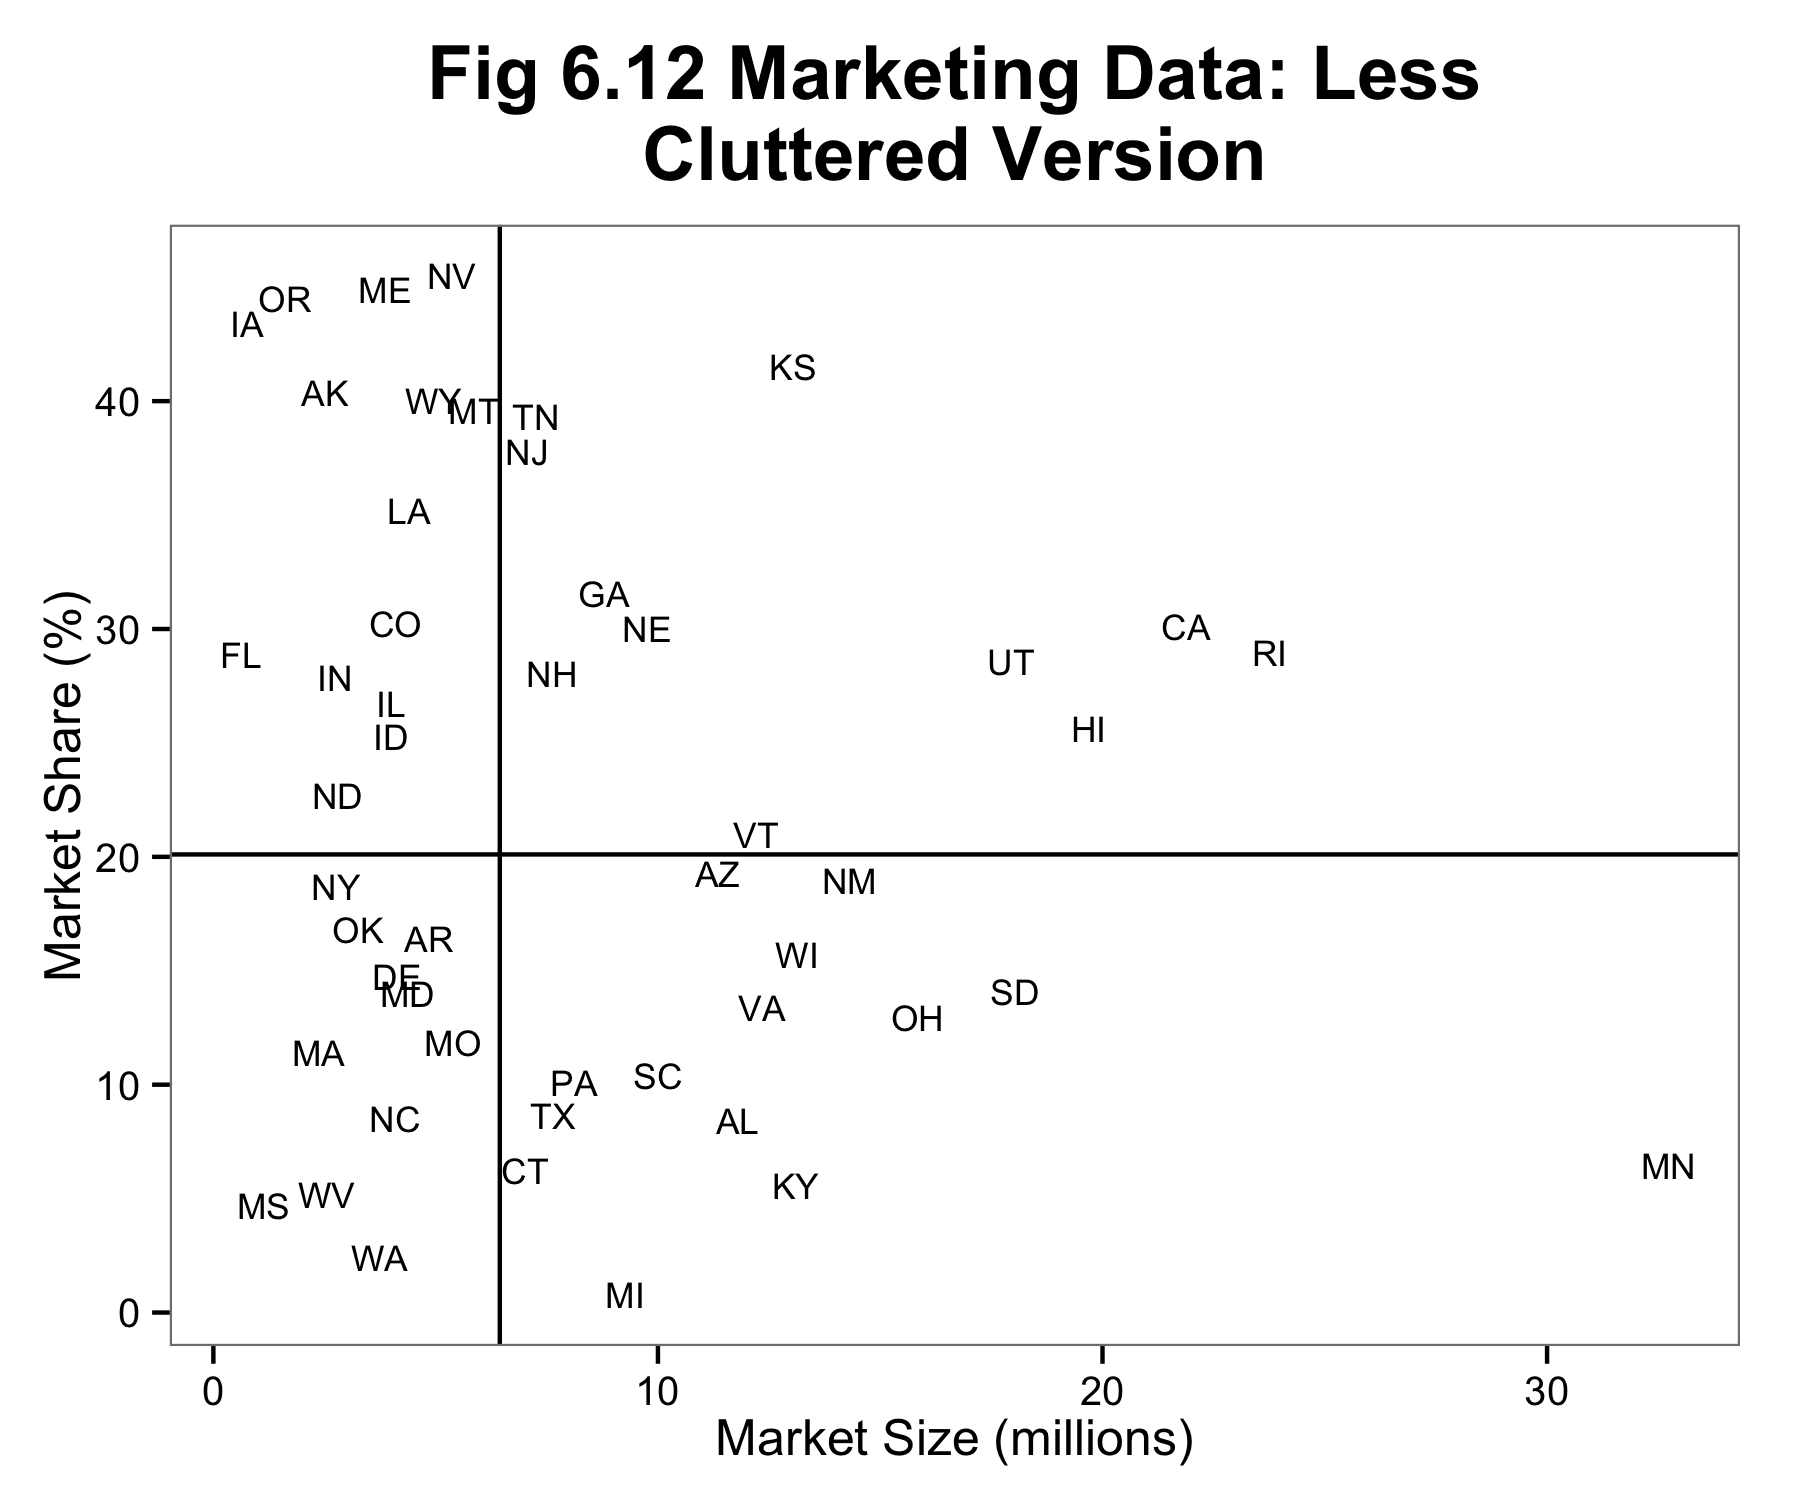

Write the R code that produced this figure.
library(ggplot2)

this_base <- "fig06-12_marketing-data-less-cluttered-version"

set.seed(3)

my_data <- data.frame(state = state.abb,
                      market_share = runif(50, 0, 50),
                      market_size = rexp(50, 0.13))

p <- ggplot(my_data, aes(x = market_size, y = market_share)) +
  geom_text(aes(label = state), size = 3) +
  geom_hline(yintercept = median(my_data$market_share)) +
  geom_vline(xintercept = median(my_data$market_size)) +
  labs(x = "Market Size (millions)", y = "Market Share (%)") +
  ggtitle("Fig 6.12 Marketing Data: Less\nCluttered Version") +
  theme_bw() +
  theme(panel.grid.major = element_blank(),
        panel.grid.minor = element_blank(),
        plot.title = element_text(size = rel(1.5), face = "bold", vjust = 1.5))

p

ggsave(paste0(this_base, ".png"), p, width = 6, height = 5)

## note: my_data was simulated to resemble original data

